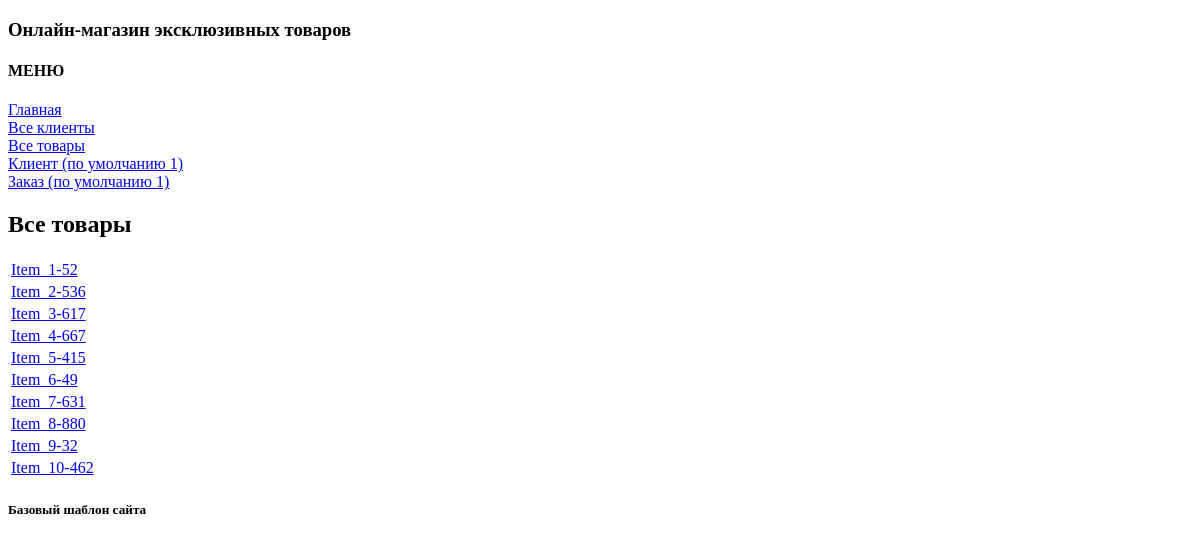
The app's page /hw2/products_all/, older data.
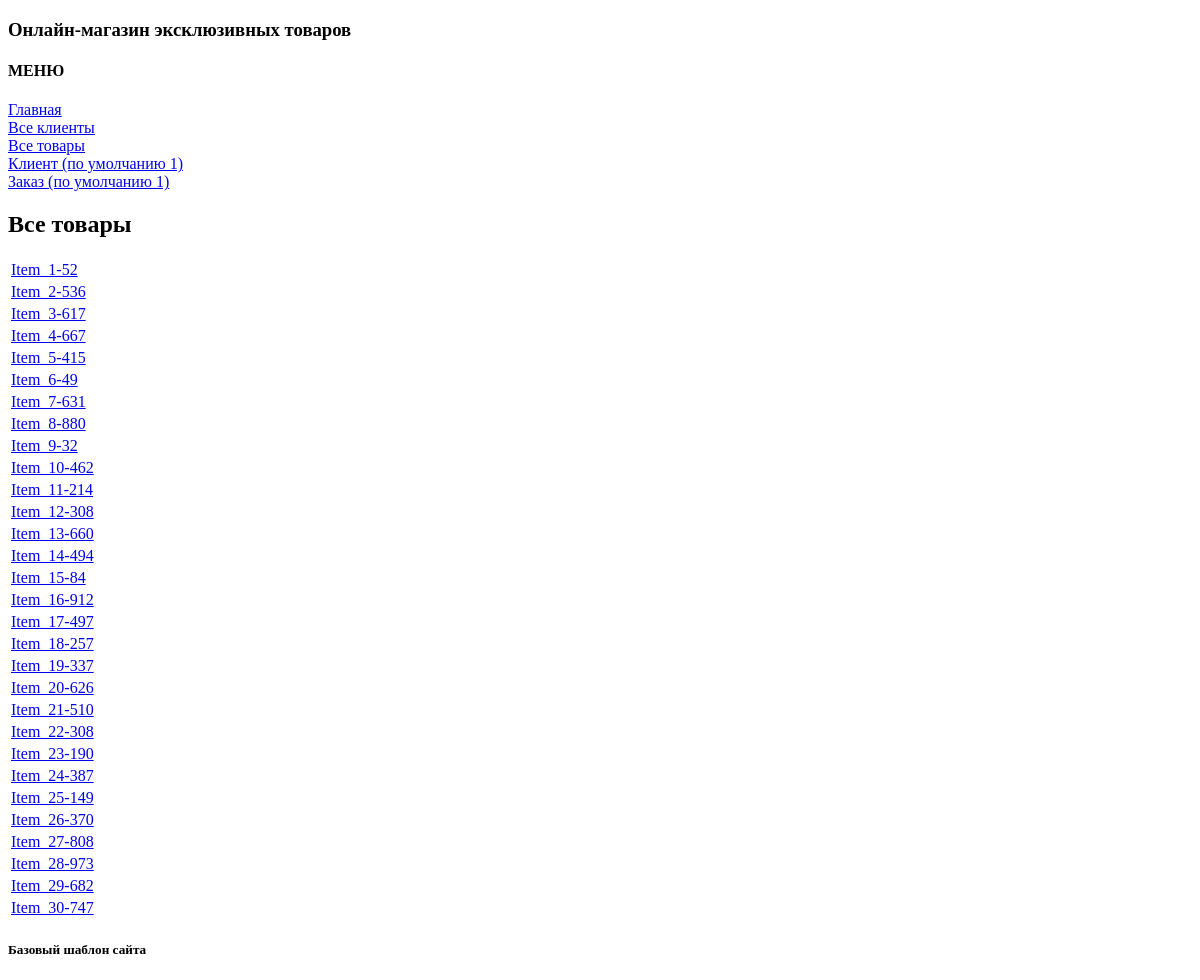
The same page, newer data.
### hwapp_2/models.py (models this page shows, shortened)
class Product(models.Model):
    name = models.CharField(max_length=100)
    description = models.TextField()
    price = models.DecimalField(max_digits=8, decimal_places=2)
    quantity = models.IntegerField()
    date_add = models.DateField(auto_now_add=True)
    image = models.ImageField(upload_to='media/', null=True, max_length=255)

### hwapp_2/views.py (the view)
# urls.py: path('products_all/', views.products_all, name='products_all'),
def products_all(request):
    products = Product.objects.all()
    logger.info('Index page "Products ALL" accessed')
    return render(request, 'hwapp_2/products_all.html', {'products': products})

### hwapp_2/templates/hwapp_2/products_all.html (shortened to what this page needs)
{% extends 'hwapp_2/base.html' %}
{% block content %}
    <h2>Все товары</h2>
    <table>
        {% for product in products %}
            <tr>
                <td><a href="{% url 'product' product.id %}">{{ product.name }}</a>
            </tr>
        {% endfor %}
    </table>
{% endblock %}

### hwapp_2/templates/hwapp_2/base.html (shortened to what this page needs)
<!DOCTYPE html>
<html lang="ru">
<head>
</head>
<body>
<h3>Онлайн-магазин эксклюзивных товаров</h3>
<h4>МЕНЮ</h4>
<a href='/'>Главная</a><br>
<a href='/hw2/clients_all'>Все клиенты</a><br>
<a href='/hw2/products_all'>Все товары</a><br>
<a href='/hw2/client/1'>Клиент
    <id_client> (по умолчанию 1)
</a><br>
<a href='/hw2/order/1'>Заказ
    <id_order> (по умолчанию 1)
</a><br>
{% block content %}{% endblock %}
<footer>
    <h5>Базовый шаблон сайта</h5>
</footer>
</body>
</html>

Row changes from the older to the newer data that the page shows:
added Product: name "Item_11-214"
added Product: name "Item_12-308"
added Product: name "Item_13-660"
added Product: name "Item_14-494"
added Product: name "Item_15-84"
added Product: name "Item_16-912"
added Product: name "Item_17-497"
added Product: name "Item_18-257"
added Product: name "Item_19-337"
added Product: name "Item_20-626"
added Product: name "Item_21-510"
added Product: name "Item_22-308"
added Product: name "Item_23-190"
added Product: name "Item_24-387"
added Product: name "Item_25-149"
added Product: name "Item_26-370"
added Product: name "Item_27-808"
added Product: name "Item_28-973"
added Product: name "Item_29-682"
added Product: name "Item_30-747"
